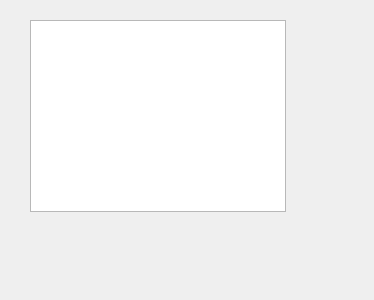
<?xml version="1.0" encoding="UTF-8"?>
<ui version="4.0">
 <class>Dialog</class>
 <widget class="QDialog" name="Dialog">
  <property name="geometry">
   <rect>
    <x>0</x>
    <y>0</y>
    <width>374</width>
    <height>300</height>
   </rect>
  </property>
  <property name="windowTitle">
   <string>Dialog</string>
  </property>
  <widget class="QListView" name="listView">
   <property name="geometry">
    <rect>
     <x>30</x>
     <y>20</y>
     <width>256</width>
     <height>192</height>
    </rect>
   </property>
  </widget>
 </widget>
 <resources/>
 <connections/>
</ui>
